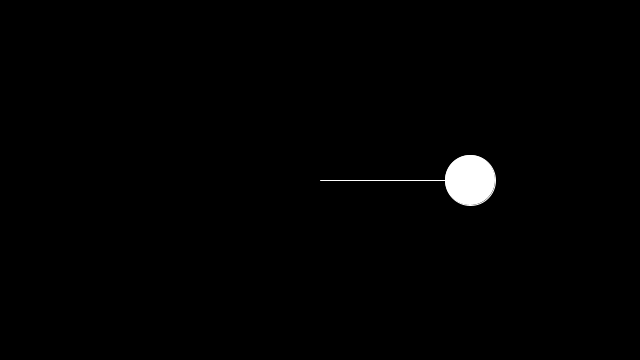
Frame 1 (no input)
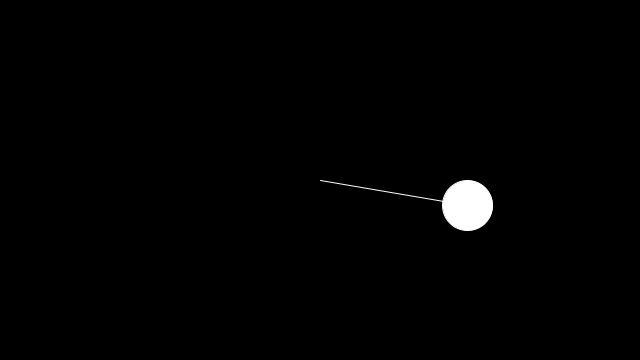
Frame 60 (the mouse pressed at the canvas centre just before this capture)
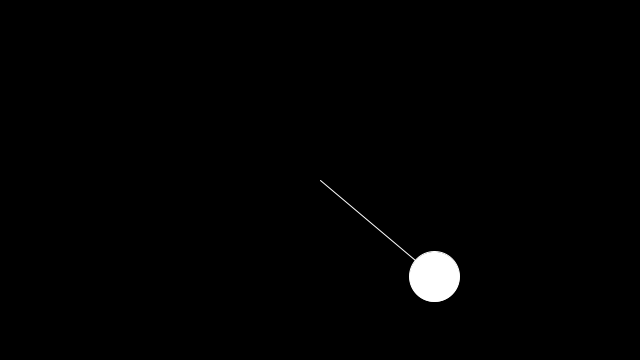
Frame 120 (the mouse held since frame 60 and released just before this capture)

The Processing sketch that drew these frames (run headless with seeded random() and noise(); from frame 60 on, the mouse is pressed at the canvas centre):

// Processing sketch: sketch_003_polar_cartesian
// ── sketch_003_polar_cartesian.pde
float r = 150;
float tetha = 0;
float a_velocity = 0.0;
float a_acceleration = 0.0001;

void setup() {
	size(640, 360);
}

void draw() {
	background(0);
	translate(width/2, height/2);

	float x = r * cos(tetha);
	float y = r * sin(tetha);

	fill(255);
	stroke(255);
	line(0, 0, x, y);
	ellipse(x, y, 50, 50);

	tetha += a_velocity;
	a_velocity += a_acceleration;
	a_velocity = constrain(a_velocity, 0, 1);
}
